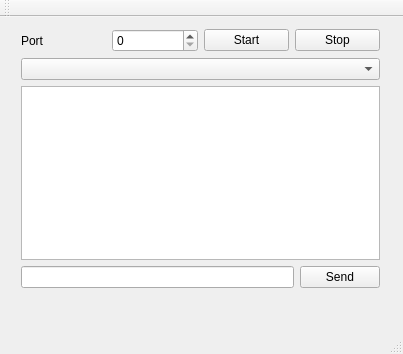
<?xml version="1.0" encoding="UTF-8"?>
<ui version="4.0">
 <class>MainWindow</class>
 <widget class="QMainWindow" name="MainWindow">
  <property name="geometry">
   <rect>
    <x>0</x>
    <y>0</y>
    <width>403</width>
    <height>354</height>
   </rect>
  </property>
  <property name="windowTitle">
   <string>MainWindow</string>
  </property>
  <widget class="QWidget" name="centralWidget">
   <widget class="QWidget" name="layoutWidget">
    <property name="geometry">
     <rect>
      <x>10</x>
      <y>1</y>
      <width>381</width>
      <height>281</height>
     </rect>
    </property>
    <layout class="QGridLayout" name="gridLayout">
     <item row="0" column="0">
      <layout class="QHBoxLayout" name="horizontalLayout">
       <item>
        <widget class="QLabel" name="label">
         <property name="text">
          <string>Port</string>
         </property>
        </widget>
       </item>
       <item>
        <widget class="QSpinBox" name="port">
         <property name="maximum">
          <number>999999</number>
         </property>
        </widget>
       </item>
       <item>
        <widget class="QPushButton" name="btnStart">
         <property name="text">
          <string>Start</string>
         </property>
        </widget>
       </item>
       <item>
        <widget class="QPushButton" name="btnStop">
         <property name="text">
          <string>Stop</string>
         </property>
        </widget>
       </item>
      </layout>
     </item>
     <item row="1" column="0">
      <widget class="QComboBox" name="IPlist"/>
     </item>
     <item row="2" column="0">
      <widget class="QListWidget" name="listmessage"/>
     </item>
     <item row="3" column="0">
      <layout class="QHBoxLayout" name="horizontalLayout_2">
       <item>
        <widget class="QLineEdit" name="message"/>
       </item>
       <item>
        <widget class="QPushButton" name="btnSend">
         <property name="text">
          <string>Send</string>
         </property>
        </widget>
       </item>
      </layout>
     </item>
    </layout>
   </widget>
  </widget>
  <widget class="QMenuBar" name="menuBar">
   <property name="geometry">
    <rect>
     <x>0</x>
     <y>0</y>
     <width>403</width>
     <height>28</height>
    </rect>
   </property>
  </widget>
  <widget class="QToolBar" name="mainToolBar">
   <attribute name="toolBarArea">
    <enum>TopToolBarArea</enum>
   </attribute>
   <attribute name="toolBarBreak">
    <bool>false</bool>
   </attribute>
  </widget>
  <widget class="QStatusBar" name="statusBar"/>
 </widget>
 <layoutdefault spacing="6" margin="11"/>
 <resources/>
 <connections/>
</ui>
